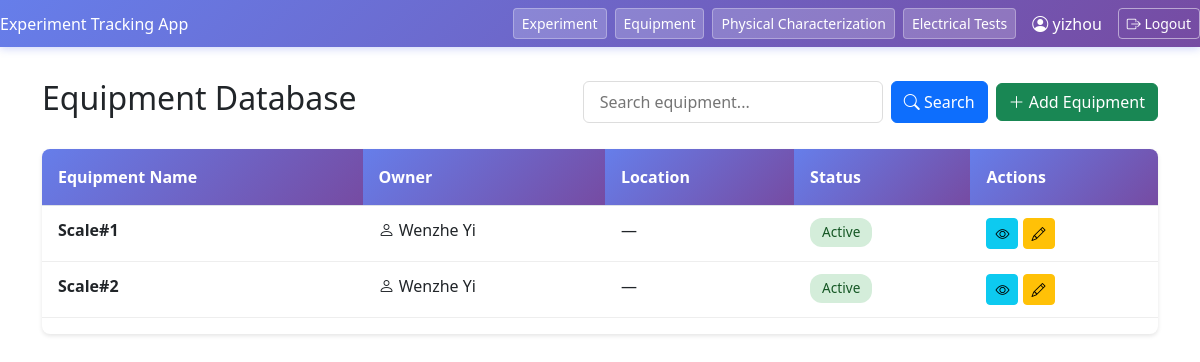
The app's page /equipment/ (signed in) with its own data.
### experiment_flow/models.py (models this page shows, shortened)
class Equipment(models.Model):
    equipment_name = models.CharField(max_length=100, unique=True, help_text="Name of the equipment")
    description = models.TextField(blank=True, null=True, help_text="Detailed description of the equipment")
    owner = models.ForeignKey(User, on_delete=models.SET_NULL, null=True, blank=True, related_name='equipment', help_text="Equipment owner/responsible person")
    location = models.CharField(max_length=200, blank=True, null=True, help_text="Current location (e.g., Lab 101, Room A)")
    size = models.CharField(max_length=100, blank=True, null=True, help_text="Physical dimensions (e.g., 60cm x 80cm x 120cm)")
    power_requirement = models.CharField(max_length=100, blank=True, null=True, help_text="Power requirement (e.g., 5kW, 3-phase)")
    voltage = models.CharField(max_length=50, blank=True, null=True, help_text="Voltage requirement (e.g., 220V, 380V)")
    current = models.CharField(max_length=50, blank=True, null=True, help_text="Current requirement (e.g., 15A, 20A)")
    water_requirement = models.CharField(max_length=200, blank=True, null=True, help_text="Water requirement (e.g., DI water, 5L/min)")
    gas_input = models.CharField(max_length=200, blank=True, null=True, help_text="Gas input requirements (e.g., N2, Ar, 2 SLM)")
    exhaust_requirement = models.CharField(max_length=200, blank=True, null=True, help_text="Exhaust requirements (e.g., Acid exhaust, 500 CFM)")
    created_on = models.DateTimeField(auto_now_add=True)
    updated_on = models.DateTimeField(auto_now=True)
    is_active = models.BooleanField(default=True, help_text="Whether the equipment is currently active/available")
    class Meta:
        ordering = ['equipment_name']
        verbose_name = "Equipment"
        verbose_name_plural = "Equipment"

### experiment_flow/views.py (the view, shortened to what this page needs)
# urls.py: path('equipment/', views.equipment_list, name='equipment_list'),
@login_required
def equipment_list(request):
    search_query = request.GET.get('search', '')
    equipment_list = Equipment.objects.all().select_related('owner').order_by('equipment_name')
    page_number = request.GET.get('page', 1)
    paginator = Paginator(equipment_list, 20)  # 20 equipment per page
    page_obj = paginator.get_page(page_number)
    return render(request, 'experiment_flow/equipment_list.html', {
        'equipment_list': page_obj,
        'page_obj': page_obj,
        'search_query': search_query
    })

### experiment_flow/templates/experiment_flow/equipment_list.html (shortened to what this page needs)
{% extends "experiment_flow/base_no_sidebar.html" %}
{% load static %}
{% block content %}
<div class="content-container">
    <div class="header-section">
        <h2>Equipment Database</h2>
        <div class="search-bar">
            <form method="get" action="" style="display: flex; gap: 0.5rem;">
                <input type="text" name="search" class="search-input" placeholder="Search equipment..." value="{{ search_query|default:'' }}">
                <button type="submit" class="btn btn-primary">
                    <i class="bi bi-search"></i> Search
                </button>
            </form>
            <button onclick="location.href='{% url 'add_equipment' %}'" class="btn btn-success">
                <i class="bi bi-plus-lg"></i> Add Equipment
            </button>
        </div>
    </div>
    <div class="equipment-table">
        <table class="table">
            <thead>
                <tr>
                    <th>Equipment Name</th>
                    <th>Owner</th>
                    <th>Location</th>
                    <th>Status</th>
                    <th>Actions</th>
                </tr>
            </thead>
            <tbody>
                {% for equipment in equipment_list %}
                <tr>
                    <td>
                        <strong>{{ equipment.equipment_name }}</strong>
                    </td>
                    <td>
                        {% if equipment.owner %}
                            <i class="bi bi-person"></i>
                            {% if equipment.owner.first_name and equipment.owner.last_name %}
                                {{ equipment.owner.first_name }} {{ equipment.owner.last_name }}
                            {% else %}
                                {{ equipment.owner.username }}
                            {% endif %}
                        {% else %}
                            <span class="text-muted">Not assigned</span>
                        {% endif %}
                    </td>
                    <td>{{ equipment.location|default:"—" }}</td>
                    <td>
                        {% if equipment.is_active %}
                            <span class="status-badge status-active">Active</span>
                        {% else %}
                            <span class="status-badge status-inactive">Inactive</span>
                        {% endif %}
                    </td>
                    <td>
                        <a href="{% url 'equipment_detail' equipment.id %}" class="btn btn-sm btn-info" title="View Details">
                            <i class="bi bi-eye"></i>
                        </a>
                        <a href="{% url 'edit_equipment' equipment.id %}" class="btn btn-sm btn-warning" title="Edit">
                            <i class="bi bi-pencil"></i>
                        </a>
                    </td>
                </tr>
                {% empty %}
                <tr>
                    <td colspan="6" class="text-center text-muted">No equipment found</td>
                </tr>
                {% endfor %}
            </tbody>
        </table>
    </div>
</div>
{% endblock %}

### experiment_flow/templates/experiment_flow/base_no_sidebar.html (shortened to what this page needs)
<!DOCTYPE html>
<html lang="en">
<head>
    <link href="https://cdn.jsdelivr.net/npm/bootstrap@5.3.0/dist/css/bootstrap.min.css" rel="stylesheet">
    <link rel="stylesheet" href="https://cdn.jsdelivr.net/npm/bootstrap-icons@1.11.1/font/bootstrap-icons.css">
    <link href="https://cdn.jsdelivr.net/npm/select2@4.1.0-rc.0/dist/css/select2.min.css" rel="stylesheet" />
    <link href="https://cdn.jsdelivr.net/npm/select2-bootstrap-5-theme@1.3.0/dist/select2-bootstrap-5-theme.min.css" rel="stylesheet" />
</head>
<body>
    <div class="navbar">
        <div>Experiment Tracking App</div>
        <div class="ms-auto d-flex gap-2 align-items-center">
            <button onclick="location.href='{% url 'index' %}'" class="btn btn-primary btn-sm">Experiment</button>
            <button onclick="location.href='{% url 'equipment_list' %}'" class="btn btn-primary btn-sm">Equipment</button>
            <button onclick="location.href='{% url 'index' %}'" class="btn btn-primary btn-sm">Physical Characterization</button>
            <button onclick="location.href='{% url 'index' %}'" class="btn btn-primary btn-sm">Electrical Tests</button>
            {% if user.is_authenticated %}
                <span class="text-white mx-2">
                    <i class="bi bi-person-circle"></i>
                    {% if user.first_name and user.last_name %}
                        {{ user.first_name }} {{ user.last_name }}
                    {% else %}
                        {{ user.username }}
                    {% endif %}
                </span>
                <button onclick="location.href='{% url 'logout' %}'" class="btn btn-outline-light btn-sm">
                    <i class="bi bi-box-arrow-right"></i> Logout
                </button>
            {% endif %}
        </div>
    </div>
    <div class="container">
        {% block content %}{% endblock %}
    </div>
</body>
</html>

### experiment_flow/templates/experiment_flow/base_no_sidebar.html (style rules this page uses)
body { font-family: Arial, sans-serif; margin: 0; padding: 0; background: #f7f7f7; }
.navbar { background: linear-gradient(135deg, #667eea 0%, #764ba2 100%); color: #fff; padding: 1rem; display: flex; justify-content: space-between; align-items: center; box-shadow: 0 2px 8px rgba(102, 126, 234, 0.3); }
.navbar .btn-primary { background: rgba(255, 255, 255, 0.2); border: 1px solid rgba(255, 255, 255, 0.3); color: white; transition: all 0.2s; }
.navbar .btn-outline-light { border-color: rgba(255, 255, 255, 0.5); color: white; transition: all 0.2s; }
.container { padding: 2rem; }

### experiment_flow/templates/experiment_flow/equipment_list.html (style rules this page uses)
.content-container { max-width: 1400px; margin: 0 auto; }
.header-section { display: flex; justify-content: space-between; align-items: center; margin-bottom: 1.5rem; }
.search-bar { display: flex; gap: 0.5rem; align-items: center; }
.search-input { padding: 0.5rem 1rem; border: 1px solid #ddd; border-radius: 6px; width: 300px; }
.equipment-table { background: white; border-radius: 8px; overflow: hidden; box-shadow: 0 2px 4px rgba(0,0,0,0.1); }
.equipment-table table { width: 100%; }
.equipment-table th { background: linear-gradient(135deg, #667eea 0%, #764ba2 100%); color: white; padding: 1rem; text-align: left; font-weight: 600; }
.equipment-table td { padding: 0.75rem 1rem; border-bottom: 1px solid #eee; }
.status-badge { display: inline-block; padding: 0.25rem 0.75rem; border-radius: 12px; font-size: 0.85rem; font-weight: 500; }
.status-active { background: #d4edda; color: #155724; }

### records on screen
Equipment: equipment_name "Scale#1", owner.first_name "Wenzhe", owner.last_name "Yi", location "—", is_active "Active"
Equipment: equipment_name "Scale#2", owner.first_name "Wenzhe", owner.last_name "Yi", location "—", is_active "Active"

### other values on screen
{{ user.username }} "yizhou"
